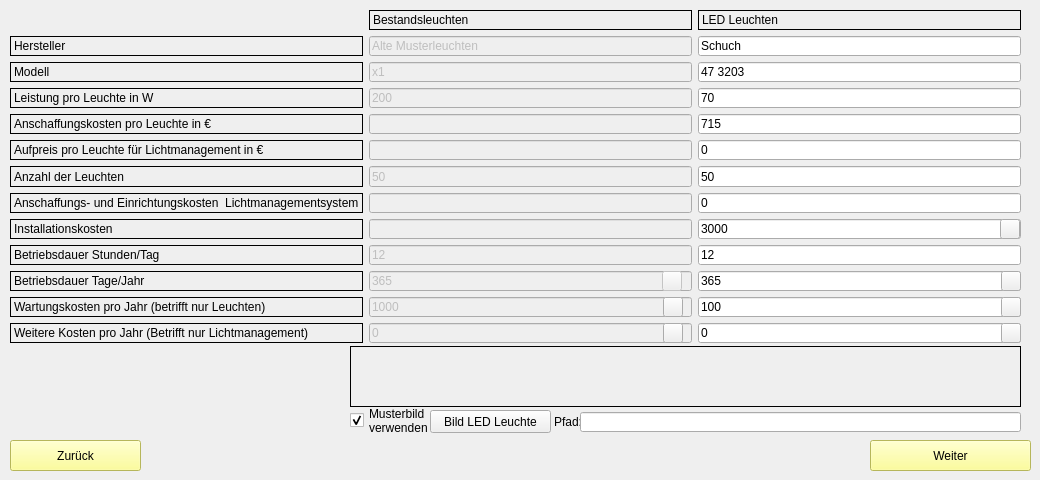
    <widget class="QWidget" name="tab_5">
     <property name="enabled">
      <bool>true</bool>
     </property>
     <attribute name="title">
      <string>Leuchten</string>
     </attribute>
     <widget class="QToolButton" name="toolButton_2">
      <property name="enabled">
       <bool>true</bool>
      </property>
      <property name="geometry">
       <rect>
        <x>870</x>
        <y>440</y>
        <width>161</width>
        <height>31</height>
       </rect>
      </property>
      <property name="styleSheet">
       <string notr="true">background-color: rgb(255, 255, 127);</string>
      </property>
      <property name="text">
       <string>Weiter</string>
      </property>
     </widget>
     <widget class="QToolButton" name="toolButton_3">
      <property name="geometry">
       <rect>
        <x>10</x>
        <y>440</y>
        <width>131</width>
        <height>31</height>
       </rect>
      </property>
      <property name="styleSheet">
       <string notr="true">background-color: rgb(255, 255, 127);</string>
      </property>
      <property name="text">
       <string>Zurück</string>
      </property>
     </widget>
     <widget class="QWidget" name="gridLayoutWidget_2">
      <property name="geometry">
       <rect>
        <x>10</x>
        <y>10</y>
        <width>1011</width>
        <height>334</height>
       </rect>
      </property>
      <layout class="QGridLayout" name="gridLayout_2">
       <item row="1" column="2">
        <widget class="QLineEdit" name="lineEdit_2">
         <property name="text">
          <string>Schuch</string>
         </property>
        </widget>
       </item>
       <item row="0" column="1">
        <widget class="QLabel" name="label_2">
         <property name="frameShape">
          <enum>QFrame::Box</enum>
         </property>
         <property name="frameShadow">
          <enum>QFrame::Plain</enum>
         </property>
         <property name="text">
          <string>Bestandsleuchten</string>
         </property>
        </widget>
       </item>
       <item row="3" column="1">
        <widget class="QLineEdit" name="lineEdit_8">
         <property name="enabled">
          <bool>false</bool>
         </property>
         <property name="text">
          <string>200</string>
         </property>
        </widget>
       </item>
       <item row="1" column="1">
        <widget class="QLineEdit" name="lineEdit">
         <property name="enabled">
          <bool>false</bool>
         </property>
         <property name="text">
          <string>Alte Musterleuchten</string>
         </property>
        </widget>
       </item>
       <item row="2" column="2">
        <widget class="QLineEdit" name="lineEdit_7">
         <property name="text">
          <string>47 3203</string>
         </property>
        </widget>
       </item>
       <item row="4" column="2">
        <widget class="QLineEdit" name="lineEdit_11">
         <property name="text">
          <string>715</string>
         </property>
        </widget>
       </item>
       <item row="0" column="0">
        <spacer name="horizontalSpacer">
         <property name="orientation">
          <enum>Qt::Horizontal</enum>
         </property>
         <property name="sizeHint" stdset="0">
          <size>
           <width>20</width>
           <height>20</height>
          </size>
         </property>
        </spacer>
       </item>
       <item row="0" column="2">
        <widget class="QLabel" name="label_4">
         <property name="frameShape">
          <enum>QFrame::Box</enum>
         </property>
         <property name="lineWidth">
          <number>1</number>
         </property>
         <property name="text">
          <string>LED Leuchten</string>
         </property>
        </widget>
       </item>
       <item row="1" column="0">
        <widget class="QLabel" name="label_5">
         <property name="frameShape">
          <enum>QFrame::Box</enum>
         </property>
         <property name="text">
          <string>Hersteller</string>
         </property>
        </widget>
       </item>
       <item row="2" column="0">
        <widget class="QLabel" name="label_9">
         <property name="frameShape">
          <enum>QFrame::Box</enum>
         </property>
         <property name="text">
          <string>Modell</string>
         </property>
        </widget>
       </item>
       <item row="2" column="1">
        <widget class="QLineEdit" name="lineEdit_6">
         <property name="enabled">
          <bool>false</bool>
         </property>
         <property name="text">
          <string>x1</string>
         </property>
        </widget>
       </item>
       <item row="4" column="0">
        <widget class="QLabel" name="label_11">
         <property name="frameShape">
          <enum>QFrame::Box</enum>
         </property>
         <property name="text">
          <string>Anschaffungskosten pro Leuchte in €</string>
         </property>
        </widget>
       </item>
       <item row="15" column="0">
        <widget class="QLabel" name="label_26">
         <property name="frameShape">
          <enum>QFrame::Box</enum>
         </property>
         <property name="text">
          <string>Wartungskosten pro Jahr (betrifft nur Leuchten)</string>
         </property>
        </widget>
       </item>
       <item row="15" column="1">
        <widget class="QLineEdit" name="lineEdit_20">
         <property name="enabled">
          <bool>false</bool>
         </property>
         <property name="text">
          <string>1000</string>
         </property>
        </widget>
       </item>
       <item row="3" column="2">
        <widget class="QLineEdit" name="lineEdit_9">
         <property name="text">
          <string>70</string>
         </property>
        </widget>
       </item>
       <item row="8" column="0">
        <widget class="QLabel" name="label_12">
         <property name="frameShape">
          <enum>QFrame::Box</enum>
         </property>
         <property name="text">
          <string>Installationskosten</string>
         </property>
        </widget>
       </item>
       <item row="6" column="0">
        <widget class="QLabel" name="label_40">
         <property name="frameShape">
          <enum>QFrame::Box</enum>
         </property>
         <property name="text">
          <string>Anzahl der Leuchten</string>
         </property>
        </widget>
       </item>
       <item row="8" column="2">
        <widget class="QLineEdit" name="lineEdit_16">
         <property name="enabled">
          <bool>true</bool>
         </property>
         <property name="text">
          <string>3000</string>
         </property>
        </widget>
       </item>
       <item row="8" column="1">
        <widget class="QLineEdit" name="lineEdit_15">
         <property name="enabled">
          <bool>false</bool>
         </property>
        </widget>
       </item>
       <item row="15" column="2">
        <widget class="QLineEdit" name="lineEdit_21">
         <property name="text">
          <string>100</string>
         </property>
        </widget>
       </item>
       <item row="16" column="0">
        <widget class="QLabel" name="label_27">
         <property name="frameShape">
          <enum>QFrame::Box</enum>
         </property>
         <property name="text">
          <string>Weitere Kosten pro Jahr (Betrifft nur Lichtmanagement)</string>
         </property>
        </widget>
       </item>
       <item row="14" column="0">
        <widget class="QLabel" name="label_13">
         <property name="frameShape">
          <enum>QFrame::Box</enum>
         </property>
         <property name="text">
          <string>Betriebsdauer Tage/Jahr</string>
         </property>
        </widget>
       </item>
       <item row="14" column="1">
        <widget class="QLineEdit" name="lineEdit_17">
         <property name="enabled">
          <bool>false</bool>
         </property>
         <property name="text">
          <string>365</string>
         </property>
        </widget>
       </item>
       <item row="6" column="1">
        <widget class="QLineEdit" name="lineEdit_31">
         <property name="enabled">
          <bool>false</bool>
         </property>
         <property name="text">
          <string>50</string>
         </property>
        </widget>
       </item>
       <item row="14" column="2">
        <widget class="QLineEdit" name="lineEdit_18">
         <property name="enabled">
          <bool>true</bool>
         </property>
         <property name="text">
          <string>365</string>
         </property>
        </widget>
       </item>
       <item row="4" column="1">
        <widget class="QLineEdit" name="lineEdit_10">
         <property name="enabled">
          <bool>false</bool>
         </property>
        </widget>
       </item>
       <item row="3" column="0">
        <widget class="QLabel" name="label_10">
         <property name="frameShape">
          <enum>QFrame::Box</enum>
         </property>
         <property name="text">
          <string>Leistung pro Leuchte in W</string>
         </property>
        </widget>
       </item>
       <item row="16" column="1">
        <widget class="QLineEdit" name="lineEdit_22">
         <property name="enabled">
          <bool>false</bool>
         </property>
         <property name="text">
          <string>0</string>
         </property>
        </widget>
       </item>
       <item row="16" column="2">
        <widget class="QLineEdit" name="lineEdit_23">
         <property name="text">
          <string>0</string>
         </property>
        </widget>
       </item>
       <item row="10" column="0">
        <widget class="QLabel" name="label_34">
         <property name="frameShape">
          <enum>QFrame::Box</enum>
         </property>
         <property name="text">
          <string>Betriebsdauer Stunden/Tag</string>
         </property>
        </widget>
       </item>
       <item row="10" column="1">
        <widget class="QLineEdit" name="lineEdit_29">
         <property name="enabled">
          <bool>false</bool>
         </property>
         <property name="text">
          <string>12</string>
         </property>
        </widget>
       </item>
       <item row="7" column="1">
        <widget class="QLineEdit" name="lineEdit_34">
         <property name="enabled">
          <bool>false</bool>
         </property>
         <property name="text">
          <string/>
         </property>
        </widget>
       </item>
       <item row="10" column="2">
        <widget class="QLineEdit" name="lineEdit_30">
         <property name="enabled">
          <bool>true</bool>
         </property>
         <property name="text">
          <string>12</string>
         </property>
        </widget>
       </item>
       <item row="6" column="2">
        <widget class="QLineEdit" name="lineEdit_32">
         <property name="text">
          <string>50</string>
         </property>
        </widget>
       </item>
       <item row="7" column="0">
        <widget class="QLabel" name="label_43">
         <property name="frameShape">
          <enum>QFrame::Box</enum>
         </property>
         <property name="text">
          <string>Anschaffungs- und Einrichtungskosten  Lichtmanagementsystem</string>
         </property>
        </widget>
       </item>
       <item row="7" column="2">
        <widget class="QLineEdit" name="lineEdit_35">
         <property name="text">
          <string>0</string>
         </property>
        </widget>
       </item>
       <item row="5" column="2">
        <widget class="QLineEdit" name="lineEdit_36">
         <property name="text">
          <string>0</string>
         </property>
        </widget>
       </item>
       <item row="5" column="0">
        <widget class="QLabel" name="label_36">
         <property name="frameShape">
          <enum>QFrame::Box</enum>
         </property>
         <property name="text">
          <string>Aufpreis pro Leuchte für Lichtmanagement in €</string>
         </property>
        </widget>
       </item>
       <item row="5" column="1">
        <widget class="QLineEdit" name="lineEdit_37">
         <property name="enabled">
          <bool>false</bool>
         </property>
        </widget>
       </item>
      </layout>
     </widget>
     <widget class="QLabel" name="label_14">
      <property name="geometry">
       <rect>
        <x>350</x>
        <y>346</y>
        <width>671</width>
        <height>61</height>
       </rect>
      </property>
      <property name="frameShape">
       <enum>QFrame::Box</enum>
      </property>
      <property name="text">
       <string/>
      </property>
      <property name="scaledContents">
       <bool>false</bool>
      </property>
      <property name="alignment">
       <set>Qt::AlignCenter</set>
      </property>
     </widget>
     <widget class="QLineEdit" name="lineEdit_19">
      <property name="geometry">
       <rect>
        <x>580</x>
        <y>412</y>
        <width>441</width>
        <height>20</height>
       </rect>
      </property>
     </widget>
     <widget class="QLabel" name="label_15">
      <property name="geometry">
       <rect>
        <x>554</x>
        <y>415</y>
        <width>47</width>
        <height>13</height>
       </rect>
      </property>
      <property name="text">
       <string>Pfad:</string>
      </property>
     </widget>
     <widget class="QPushButton" name="pushButton">
      <property name="enabled">
       <bool>true</bool>
      </property>
      <property name="geometry">
       <rect>
        <x>430</x>
        <y>410</y>
        <width>121</width>
        <height>23</height>
       </rect>
      </property>
      <property name="text">
       <string>Bild LED Leuchte</string>
      </property>
     </widget>
     <widget class="QPushButton" name="pushButton_13">
      <property name="enabled">
       <bool>false</bool>
      </property>
      <property name="geometry">
       <rect>
        <x>662</x>
        <y>271</y>
        <width>20</width>
        <height>20</height>
       </rect>
      </property>
      <property name="text">
       <string/>
      </property>
     </widget>
     <widget class="QPushButton" name="pushButton_14">
      <property name="geometry">
       <rect>
        <x>1001</x>
        <y>271</y>
        <width>20</width>
        <height>20</height>
       </rect>
      </property>
      <property name="text">
       <string/>
      </property>
     </widget>
     <widget class="QPushButton" name="pushButton_15">
      <property name="geometry">
       <rect>
        <x>663</x>
        <y>323</y>
        <width>20</width>
        <height>20</height>
       </rect>
      </property>
      <property name="text">
       <string/>
      </property>
     </widget>
     <widget class="QPushButton" name="pushButton_16">
      <property name="geometry">
       <rect>
        <x>1001</x>
        <y>323</y>
        <width>20</width>
        <height>20</height>
       </rect>
      </property>
      <property name="text">
       <string/>
      </property>
     </widget>
     <widget class="QCheckBox" name="checkBox_13">
      <property name="geometry">
       <rect>
        <x>350</x>
        <y>400</y>
        <width>81</width>
        <height>41</height>
       </rect>
      </property>
      <property name="text">
       <string>Musterbild
verwenden</string>
      </property>
      <property name="checked">
       <bool>true</bool>
      </property>
     </widget>
     <widget class="QPushButton" name="pushButton_20">
      <property name="geometry">
       <rect>
        <x>1000</x>
        <y>219</y>
        <width>20</width>
        <height>20</height>
       </rect>
      </property>
      <property name="text">
       <string/>
      </property>
     </widget>
     <widget class="QPushButton" name="pushButton_21">
      <property name="geometry">
       <rect>
        <x>663</x>
        <y>297</y>
        <width>20</width>
        <height>20</height>
       </rect>
      </property>
      <property name="text">
       <string/>
      </property>
     </widget>
     <widget class="QPushButton" name="pushButton_22">
      <property name="geometry">
       <rect>
        <x>1001</x>
        <y>297</y>
        <width>20</width>
        <height>20</height>
       </rect>
      </property>
      <property name="text">
       <string/>
      </property>
     </widget>
     <zorder>toolButton_2</zorder>
     <zorder>toolButton_3</zorder>
     <zorder>gridLayoutWidget_2</zorder>
     <zorder>label_14</zorder>
     <zorder>label_15</zorder>
     <zorder>pushButton</zorder>
     <zorder>pushButton_13</zorder>
     <zorder>pushButton_14</zorder>
     <zorder>pushButton_15</zorder>
     <zorder>pushButton_16</zorder>
     <zorder>checkBox_13</zorder>
     <zorder>lineEdit_19</zorder>
     <zorder>pushButton_20</zorder>
     <zorder>pushButton_21</zorder>
     <zorder>pushButton_22</zorder>
    </widget>
